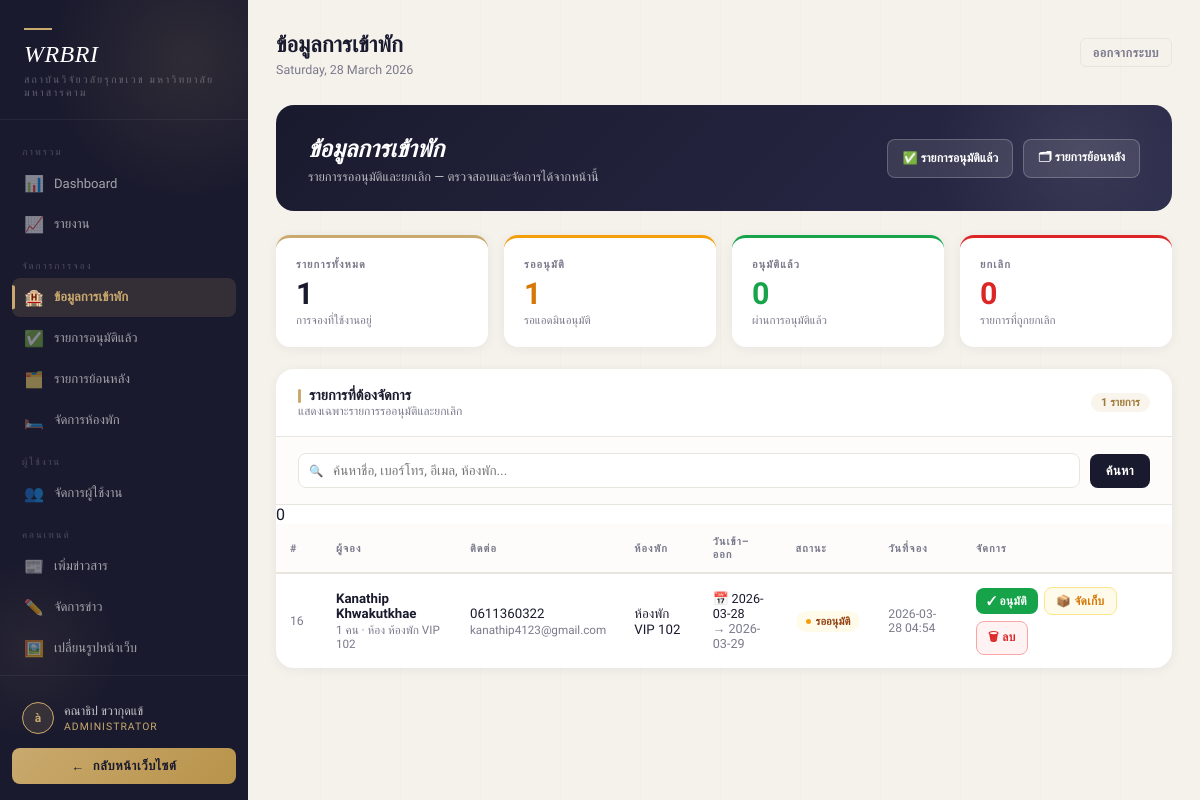
Page /admin_booking_list.php (signed in) on the committed database.
### tables this page shows
CREATE TABLE `room_bookings` (
  `id` int(11) NOT NULL,
  `full_name` varchar(150) NOT NULL,
  `phone` varchar(20) NOT NULL,
  `email` varchar(150) DEFAULT NULL,
  `room_type` varchar(100) NOT NULL,
  `guests` int(11) NOT NULL,
  `checkin_date` date NOT NULL,
  `checkout_date` date NOT NULL,
  `note` text DEFAULT NULL,
  `status` enum('pending','approved','rejected','cancelled','completed') DEFAULT 'pending',
  `booking_status` enum('pending','approved','cancelled') DEFAULT 'pending',
  `archived` tinyint(1) NOT NULL DEFAULT 0,
  `created_at` timestamp NOT NULL DEFAULT current_timestamp(),
  `room_id` int(11) NOT NULL
);

### admin_booking_list.php (the view, shortened to what this page needs)
<?php
$conn = new mysqli("localhost", "root", "Kanathip04", "backoffice_db");
$conn->set_charset("utf8mb4");
function h($s) { return htmlspecialchars((string)$s, ENT_QUOTES, 'UTF-8'); }
function statusLabel($s) {
    $m = ['pending'=>'รออนุมัติ','approved'=>'อนุมัติแล้ว','cancelled'=>'ยกเลิก'];
    return $m[$s] ?? $s;
}
function statusBadge($s) {
    $m = ['pending'=>'bk-badge-pending','approved'=>'bk-badge-approved','cancelled'=>'bk-badge-cancelled'];
    return $m[$s] ?? '';
}
$search = trim($_GET['search'] ?? '');
$rs = $conn->query("SELECT COUNT(*) t, SUM(booking_status='pending') p, SUM(booking_status='approved') a, SUM(booking_status='cancelled') c FROM room_bookings WHERE archived=0");
$st_row = $rs->fetch_assoc();
$stat_total     = (int)$st_row['t'];
$stat_pending   = (int)$st_row['p'];
$stat_approved  = (int)$st_row['a'];
$stat_cancelled = (int)$st_row['c'];
$where = "WHERE archived=0 AND booking_status IN ('pending','cancelled')";
$stmt = $conn->prepare("SELECT * FROM room_bookings {$where} ORDER BY id DESC");
$stmt->execute(); $result = $stmt->get_result();
$total_rows = $result->num_rows;
include 'admin_layout_top.php';
?>
<div class="bk-wrap">
  <div class="bk-banner">
    <div>
      <h1>ข้อมูลการเข้าพัก</h1>
      <p>รายการรออนุมัติและยกเลิก — ตรวจสอบและจัดการได้จากหน้านี้</p>
    </div>
    <div class="bk-banner-links">
      <a href="admin_booking_approved.php" class="bk-banner-link">✅ รายการอนุมัติแล้ว</a>
      <a href="admin_booking_archive.php"  class="bk-banner-link">🗂 รายการย้อนหลัง</a>
    </div>
  </div>
  <div class="bk-stats">
    <div class="bk-stat">
      <div class="bk-stat-label">รายการทั้งหมด</div>
      <div class="bk-stat-value"><?= $stat_total ?></div>
      <div class="bk-stat-sub">การจองที่ใช้งานอยู่</div>
    </div>
    <div class="bk-stat">
      <div class="bk-stat-label">รออนุมัติ</div>
      <div class="bk-stat-value" style="color:#d97706"><?= $stat_pending ?></div>
      <div class="bk-stat-sub">รอแอดมินอนุมัติ</div>
    </div>
    <div class="bk-stat">
      <div class="bk-stat-label">อนุมัติแล้ว</div>
      <div class="bk-stat-value" style="color:#16a34a"><?= $stat_approved ?></div>
      <div class="bk-stat-sub">ผ่านการอนุมัติแล้ว</div>
    </div>
    <div class="bk-stat">
      <div class="bk-stat-label">ยกเลิก</div>
      <div class="bk-stat-value" style="color:#dc2626"><?= $stat_cancelled ?></div>
      <div class="bk-stat-sub">รายการที่ถูกยกเลิก</div>
    </div>
  </div>
  <div class="bk-card">
    <div class="bk-card-header">
      <div>
        <div class="bk-card-title">รายการที่ต้องจัดการ</div>
        <div class="bk-card-sub">แสดงเฉพาะรายการรออนุมัติและยกเลิก</div>
      </div>
      <span class="bk-count"><?= $total_rows ?> รายการ</span>
    </div>
    <form method="GET">
      <div class="bk-search">
        <div class="bk-search-wrap">
          <input type="text" name="search" class="bk-search-input"
                 placeholder="ค้นหาชื่อ, เบอร์โทร, อีเมล, ห้องพัก..."
                 value="<?= h($search) ?>">
        </div>
        <button type="submit" class="bk-btn bk-btn-primary">ค้นหา</button>
      </div>
    </form>
    <div class="bk-table-wrap">
      <table class="bk-table">
        <thead>
          <tr>
            <th style="width:46px;">#</th>
            <th>ผู้จอง</th>
            <th>ติดต่อ</th>
            <th>ห้องพัก</th>
            <th>วันเข้า–ออก</th>
            <th>สถานะ</th>
            <th>วันที่จอง</th>
            <th style="width:210px;">จัดการ</th>
          </tr>0
        </thead>
        <tbody>
          <?php if ($result && $result->num_rows > 0): ?>
            <?php while ($row = $result->fetch_assoc()): ?>
              <tr>
                <td style="color:var(--muted);font-size:0.76rem;"><?= (int)$row['id'] ?></td>
                <td>
                  <div class="bk-name"><?= h($row['full_name']) ?></div>
                  <div class="bk-meta"><?= (int)$row['guests'] ?> คน · ห้อง <?= h($row['room_type']) ?></div>
                </td>
                <td>
                  <div><?= h($row['phone']) ?></div>
                  <div class="bk-meta"><?= h($row['email']) ?></div>
                </td>
                <td><?= h($row['room_type']) ?></td>
                <td>
                  <div style="font-size:0.79rem;">📅 <?= h($row['checkin_date']) ?></div>
                  <div style="font-size:0.79rem;color:var(--muted);">→ <?= h($row['checkout_date']) ?></div>
                </td>
                <td>
                  <span class="bk-badge <?= statusBadge($row['booking_status']) ?>">
                    <?= statusLabel($row['booking_status']) ?>
                  </span>
                </td>
                <td style="font-size:0.76rem;color:var(--muted);"><?= h(substr($row['created_at'],0,16)) ?></td>
                <td>
                  <div class="bk-actions">
                    <?php if ($row['booking_status'] !== 'approved'): ?>
                      <form method="POST" class="bk-inline" onsubmit="return confirm('ยืนยันอนุมัติรายการนี้?')">
                        <button class="bk-btn bk-btn-approve" style="padding:6px 11px;font-size:0.74rem;">✓ อนุมัติ</button>
                      </form>
                    <?php endif; ?>
                    <form method="POST" class="bk-inline" onsubmit="return confirm('จัดเก็บรายการนี้?')">
                      <button class="bk-btn bk-btn-warning" style="padding:6px 11px;font-size:0.74rem;">📦 จัดเก็บ</button>
                    </form>
                    <form method="POST" class="bk-inline" onsubmit="return confirm('ยืนยันการลบ?')">
                      <button class="bk-btn bk-btn-danger" style="padding:6px 11px;font-size:0.74rem;">🗑 ลบ</button>
                    </form>
                  </div>
                </td>
              </tr>
            <?php endwhile; ?>
          <?php endif; ?>
        </tbody>
      </table>
    </div>
  </div>
</div>
<?php $stmt->close(); $conn->close(); include 'admin_layout_bottom.php'; ?>

### admin_layout_top.php (style rules this page uses)
*, *::before, *::after { box-sizing: border-box; margin: 0; padding: 0; }
:root { --ink: #1a1a2e; --ink2: #121220; --accent: #c9a96e; --accent2: #e8d5b0; --accent-dim: rgba(201,169,110,0.15); --bg: #f5f1eb; --card: #ffffff; --muted: #7a7a8c; --border: #e0ddd6; --danger: #c0392b; --success: #2e7d32; --text: #1a1a2e; --sidebar-w: 248px; }
html, body { height: 100%; }
body { font-family: 'Sarabun', sans-serif; background: var(--bg); color: var(--text); overflow-x: hidden; }
body::before { content: ''; position: fixed; inset: 0; pointer-events: none; z-index: 0; background-image: repeating-linear-gradient( 90deg, rgba(201,169,110,0.03) 0px, rgba(201,169,110,0.03) 1px, transparent 1px, transparent 80px ); }

### rows in the picture
room_bookings: id "16", full_name "Kanathip Khwakutkhae", guests "1", room_type "ห้องพัก VIP 102", phone "0611360322", email "kanathip4123@gmail.com", checkin_date "2026-03-28", checkout_date "2026-03-29", booking_status "รออนุมัติ", created_at "2026-03-28 04:54"

### other values in the picture
substr($_SESSION['user_name'] ?? 'A', 0, 1) "à"
$_SESSION['user_name'] "คณาธิป ขวากุดแข้"
$pageTitle "ข้อมูลการเข้าพัก"
$stat_total "1"
$stat_pending "1"
$stat_approved "0"
$stat_cancelled "0"
$total_rows "1"
